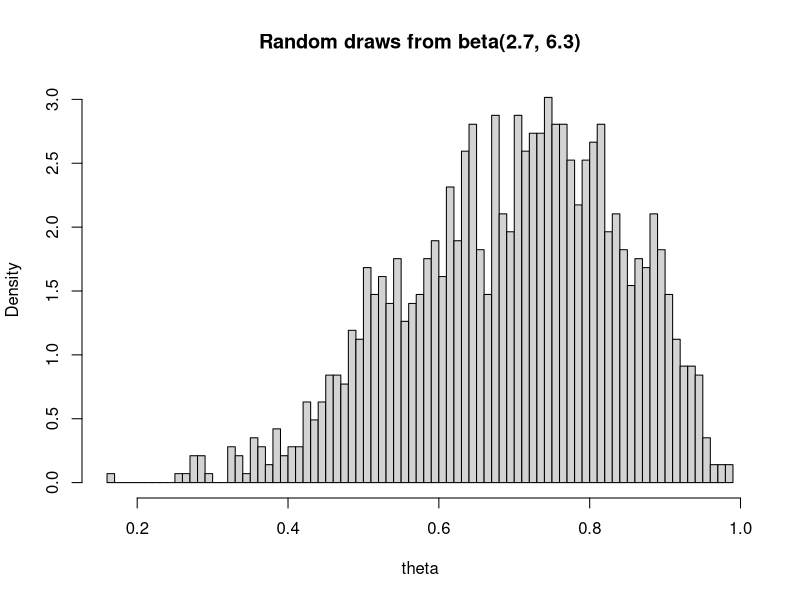
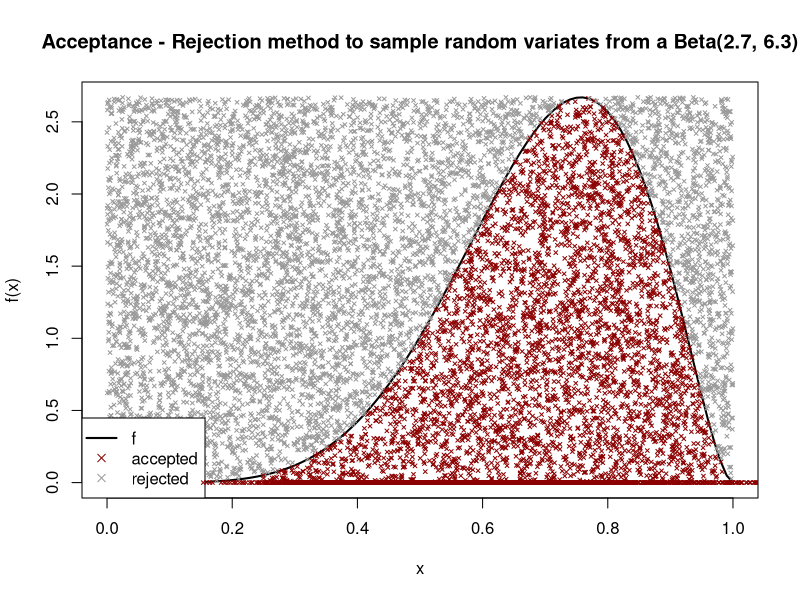
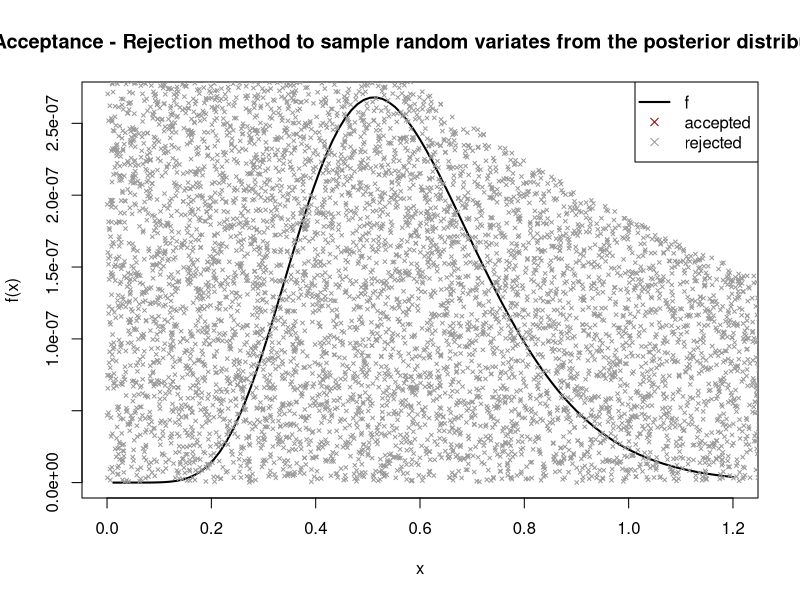

Write the R code that produced these figures, in order.
#--------------------------------
# Acceptance-Rejection sampling #
#--------------------------------

#----------
# Example 1
#----------

# We use Accept-Reject to estimate the mean and variance of a beta distribution
n = 10000  # number of draws

f = function(x) {dbeta(x,6.3,2.7)}  # target distribution

c = 2.67  # maximum (found using for ex:
optimize(f, interval=c(0, 1), maximum=TRUE)

g = dunif   # proposal distribution

# Accept-Reject algorithm
theta=c()
for (i in 1:n){
  x <- runif(1, 0, 1) 
  y <- runif(1, 0, c) 
  acceptance_rate <- f(x) / (c*g(x)) # acceptance probability
  if (y <= acceptance_rate){
    theta[i] <- x
  }
  else {next}
}

# Plotting the results along with the true distribution
hist(theta, breaks=100, freq=FALSE, main="Random draws from beta(2.7, 6.3)")
lines(x, dbeta(x, 2.7, 6.3))

# and let's see if we get the same results
cat("Estimated mean is equal to", mean(theta, na.rm=TRUE))
quantile(theta, probs=c(0.05,0.95), na.rm=TRUE)
cat("Standard deviation is equal to", sd(theta, na.rm=TRUE))

# check
mean(rbeta(10000,2.7,6.3))
sd(rbeta(10000,2.7,6.3))

points = runif(n)
uniforms = runif(n)
accept = uniforms < (f(points)/(c*g(points)))

# plotting
curve(f, lwd=2, main="Acceptance - Rejection method to sample random variates from a Beta(2.7, 6.3)")
#curve(g, add=TRUE, col="red", lwd=2)
#curve(c*g(x), add=TRUE, col="red", lty=2, lwd=2)
points(points, c*uniforms, pch=ifelse(accept,4,4), col=ifelse(accept,"darkred","gray60"), cex=0.5)
legend("bottomleft", c("f","accepted","rejected"), 
       lwd=c(2,NA,NA), col=c("black","darkred","gray60"),
       pch=c(NA,4,4), bg="white")

#----------
# Example 2
#----------

# we want to learn about the mean survival time of butterflies using bayesian analysis
n = 10000  # number of draws
# density of exponential distribution with parameter theta = 1
g <- function(x) return( exp(-x) ) # proposal, easy to sample from

# posterior distribution of the data
# 13 = 6 + 3 + 2 + 2 : number of butterflies alive
# 10 = 4 + 3 + 1 + 0 + 2 : number of butterflies dead
# 1/x is the Jeffrey's prior
# exp(-13*x) * (1-exp(-x))^10 ) is the likelihood of the data
f <- function(x) return( 1/x *exp(-13*x) * (1-exp(-x))^10 ) # target (posterior), hard to sample from

optimize(f, interval=c(0, 100), maximum=TRUE)
c <- 5 * 10^(-7)

# Accept-Reject algorithm
theta=c()
for (i in 1:n){
  x <- runif(1, 0, 1) 
  y <- runif(1, 0, c) 
  acceptance_rate <- f(x) / (c*g(x)) # acceptance probability
  if (y <= acceptance_rate){
    theta[i] <- x
  }
  else {next}
}


# vector of exponential random variates
x <- rexp(n) 
# right hand side of the equation
cgx <- c * g(x)
# generate y uniformly in the interval [0,Mg(x)] : y = M ???g(x)???runif(1)
y <- runif(n, min = 0 , max = cgx) 
# accept if y < h(x)
accepted <- ( y < f(x) )

# vector of x values accepted (estimate of theta)
thetai <- x[accepted] 

# acceptance rate
length(thetai) / n

# Monte Carlo estimate of theta inverse, the expected survival time
MST <- mean( 1/thetai )
MST

round(c(quantile(1/thetai, 0.025), quantile(1/thetai, 0.975)),3)

I1approximationvar <- mean( 1/thetai^2 )
I1approximationvar

# thus the MC mean survival time is about 1.94389
# and variance is about mean(1/thetai^2) = 4.27532

# vector of x values accepted (estimate of theta)
thetai <- x[accepted] 
yaccepted <- y[accepted]
points(thetai,yaccepted,col="darkred", pch=4,  cex=0.5)
curve(f, lwd=2, col="black", main="Acceptance - Rejection method to sample random variates from the posterior distribution", xlim=c(0,1.2))
points(x,y,col="gray60", pch=4, cex=0.5)
legend("topright", c("f","accepted","rejected"), 
       lwd=c(2,NA,NA), col=c("black","darkred","gray60","darkred"),
       pch=c(NA,4,4), bg="white")

#----
# end
#----